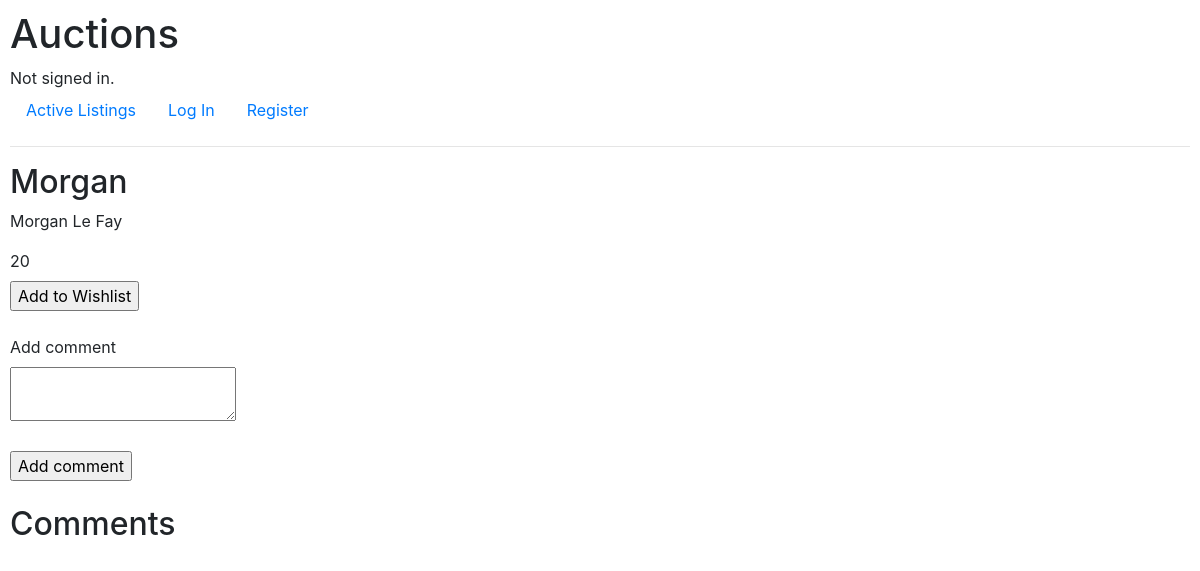
The app's page /auctions/Morgan, older data.
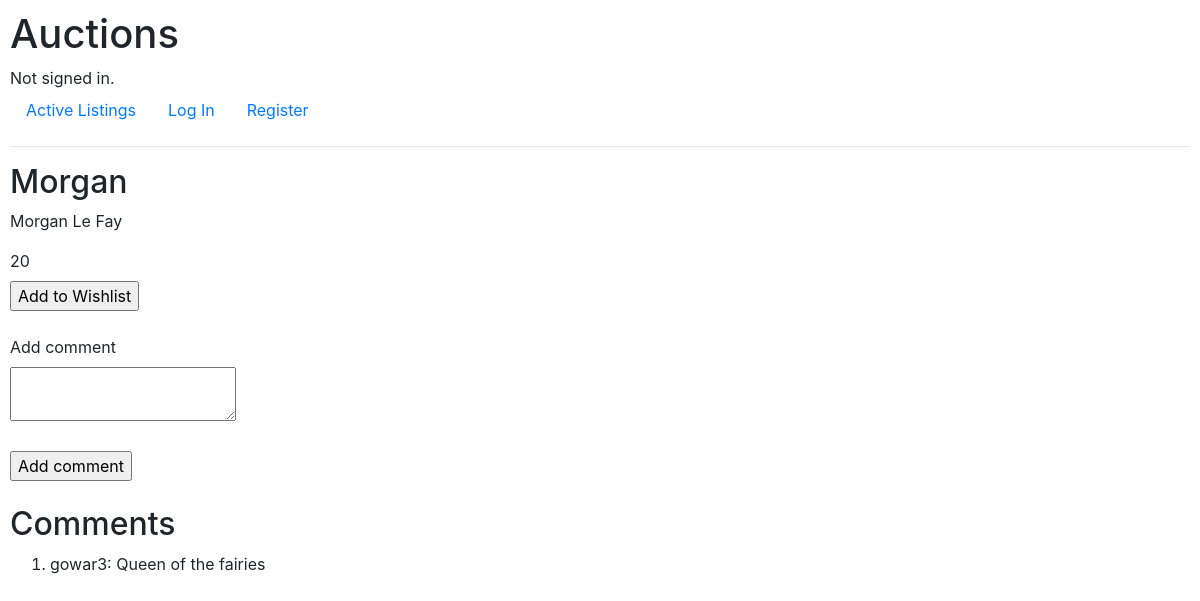
The same page, newer data.
### auctions/models.py (models this page shows)
class Comment(models.Model):
    poster = models.CharField(max_length=64, default="Anonymous")
    comment = models.CharField(max_length=128)
    listings = models.ManyToManyField(Listing, blank=True, related_name= "comments")
    def __str__(self):
        return f"{self.poster}: {self.comment}"

### auctions/views.py (the view)
# urls.py: path("<str:listing>", views.listing, name="listing"),
def listing(request, listing):
    if "comments" not in request.session:
        request.session["comments"] = ()
    listing = Listing.objects.get(title = listing)
    if request.method == "POST":
        comment = request.POST["comment"]
        username = request.POST["username"]
        new_comment = Comment.objects.create(poster=username, comment=comment)
        new_comment.listings.add(listing)
    return render(request, "auctions/listing.html", {
        "listing": listing,
        "comments": listing.comments.all()
    })

### auctions/templates/auctions/listing.html (shortened to what this page needs)
{% extends 'auctions/layout.html' %}
{% block body %}
    <form action= "{% url 'wishlist' user.username %}" method = "post">
        <h2>{{ listing.title }}</h2>
        <p>{{ listing.description }}</p>
        <label>{{ listing.price }}</label>
        <br>
        <input type= "submit" value= "Add to Wishlist">
    </form>
    <br>
    <form action= "{% url 'listing' listing.title %}" method = "post">
        <label for="add_comment">Add comment</label>
        <br>
        <textarea id="add_comment" name="comment"></textarea>
        <br>
        <br>
        <input type="submit" value= "Add comment">
    </form>
    <br>
    <h2>Comments</h2>
    <ol>
    {% for comment in comments %}
        <li>{{ comment }}</li>
    {% endfor %}
    </ol>
{% endblock %}

Row changes from the older to the newer data that the page shows:
added Comment: poster+comment "gowar3: Queen of the fairies"
